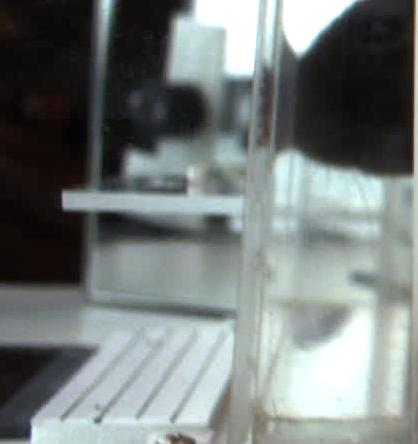
%> input picture test.jpg, 418 x 444 px
$ octave colorMask.m   (GNU Octave 9; MATLAB toolbox functions it lacks are replaced by stand-ins)
%> lines starting %> are read from the running program, lines starting %| are printed output that depends on the picture; in (x1, y1, x2, y2) boxes, pixels count from 0 and x2, y2 are one past the last pixel; in counts of white or black regions, pixels touching at a corner belong together; the program's own positions count from 1
image = imread('test.jpg');
%> image is the input picture: size 444x418x3 uint8; mean R, G, B 117.4, 124.1, 122.8
hsv = rgb2hsv(image);
%> hsv: size 444x418x3 double; mean H, S, V 0.388, 0.127, 0.495

h = hsv(:,:,1);
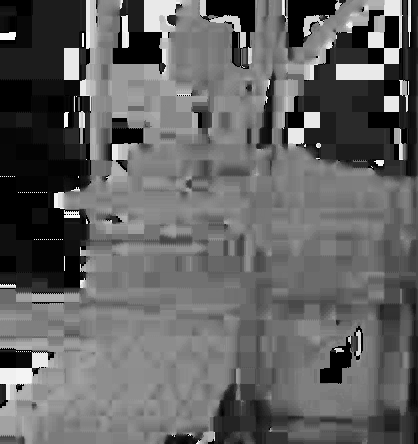
%> h: size 444x418 double; min 0, max 0.983, mean 0.388
s = hsv(:,:,2);
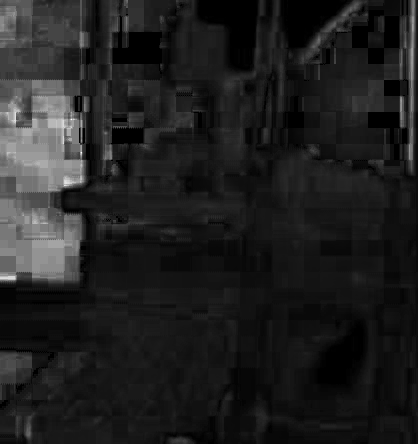
%> s: size 444x418 double; min 0, max 1, mean 0.127
v = hsv(:,:,3);
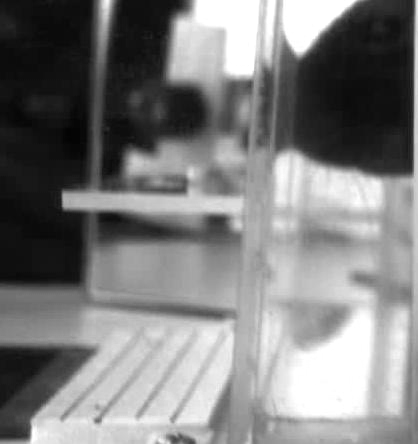
%> v: size 444x418 double; min 0.0118, max 1, mean 0.495

h(h < .208 | h > .2638) = 0;
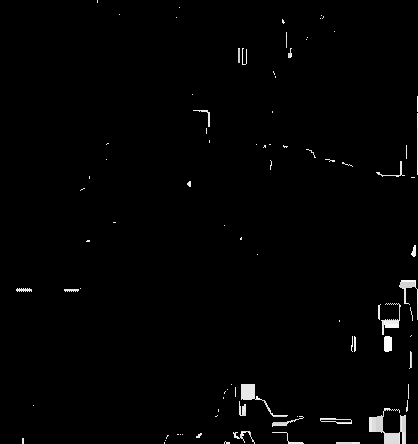
%> h: size 444x418 double; min 0, max 0.256, mean 0.00331; drawn with min black and max white
h(s < .175 | s > .5) = 0;
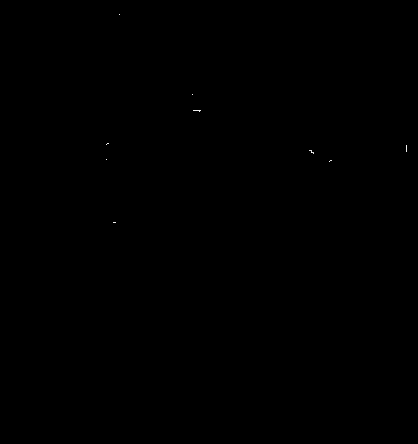
%> h: size 444x418 double; 1.41% of pixels changed, all inside (x1, y1, x2, y2) = (16, 0, 418, 444); drawn with min black and max white
h(v < .1888 | v > .5) = 0;
%> h: size 444x418 double; 0.02% of pixels changed, all inside (x1, y1, x2, y2) = (106, 14, 407, 223)
%imshow(h)

%h = imopen(h, strel('disk', 1, 0));
h = imclose(h, strel('disk', 1, 0));
h = imfill(h, 'holes');
h = imdilate(h, strel('disk', 3, 0));
imshow(h)
mask = logical(h);
%> mask: size 444x418 logical; 0.05% white; 2 white regions, box (x1, y1, x2, y2) and area: (306, 147, 317, 157) 64, (326, 158, 333, 165) 29
%imshow(edge(mask, 'sobel'));
%imshow(mask);

$ run again, with R0000_120.jpg copied over test.jpg
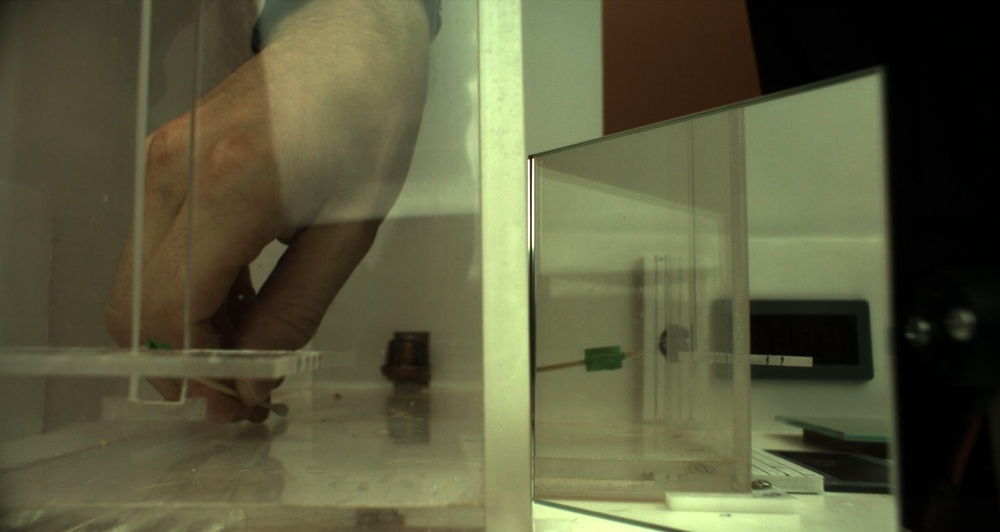
%> input picture R0000_120.jpg, 1000 x 532 px, shrunk from 2040 x 1086 before the run
%> image is the input picture: size 532x1000x3 uint8; mean R, G, B 90.3, 90, 61.2
%> hsv: size 532x1000x3 double; mean H, S, V 0.152, 0.351, 0.368
%> `v = hsv(:,:,3);`:
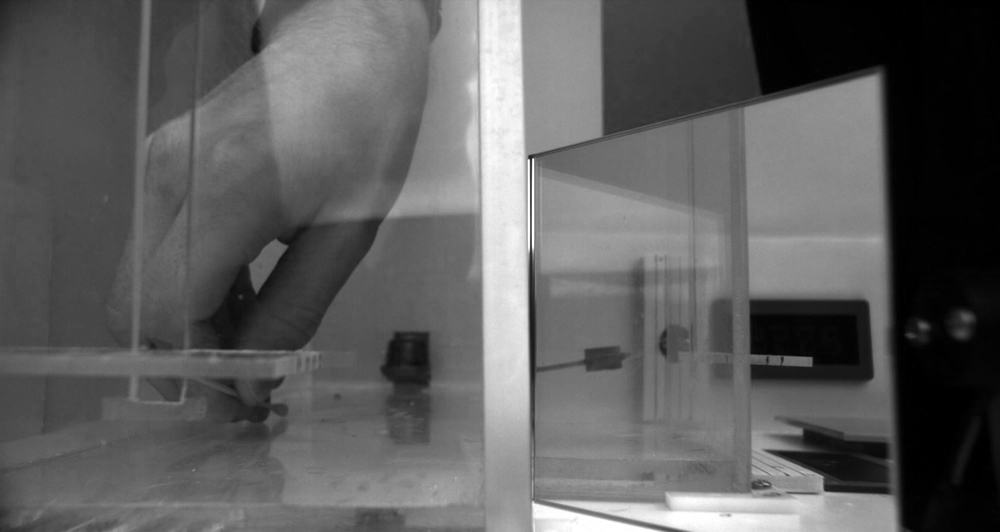
%> v: size 532x1000 double; min 0, max 1, mean 0.368
%> `mask = logical(h);`:
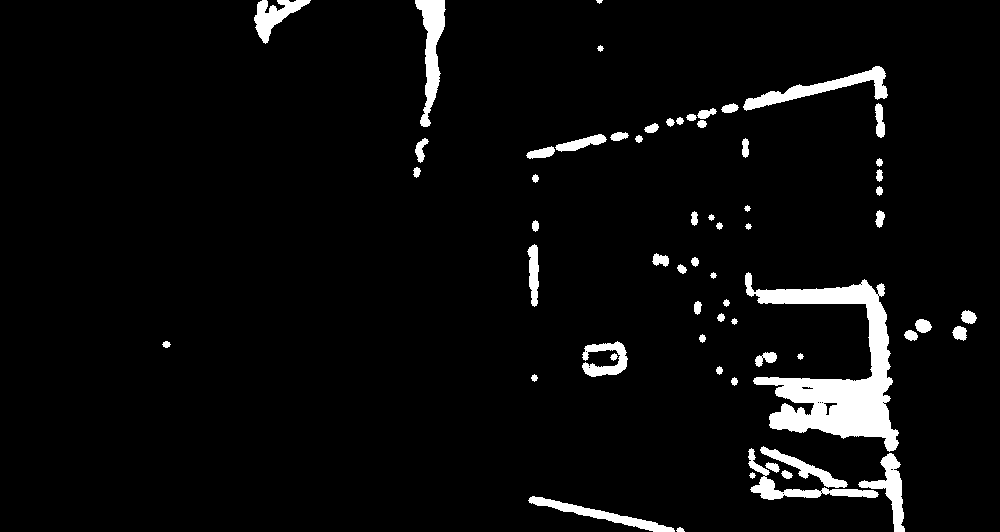
%> mask: size 532x1000 logical; 4.7% white; 62 white regions (1 under 20 px), largest, box (x1, y1, x2, y2) and area: (745, 272, 899, 452) 9863, (415, 0, 446, 127) 1778, (743, 66, 888, 111) 1740

$ run again, with R0000_180.jpg copied over test.jpg
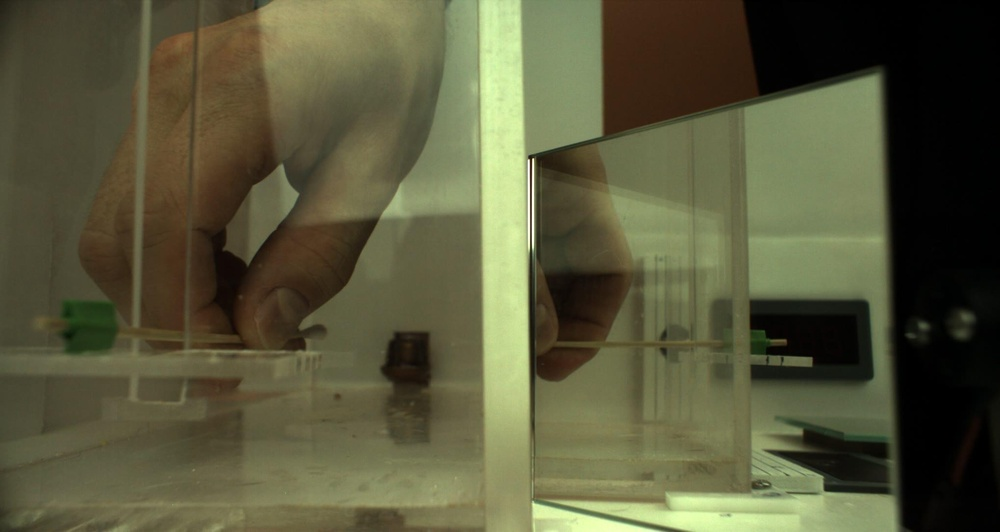
%> input picture R0000_180.jpg, 1000 x 532 px, shrunk from 2040 x 1086 before the run
%> image is the input picture: size 532x1000x3 uint8; mean R, G, B 88.1, 87.4, 59.2
%> hsv: size 532x1000x3 double; mean H, S, V 0.151, 0.357, 0.359
%> `v = hsv(:,:,3);`:
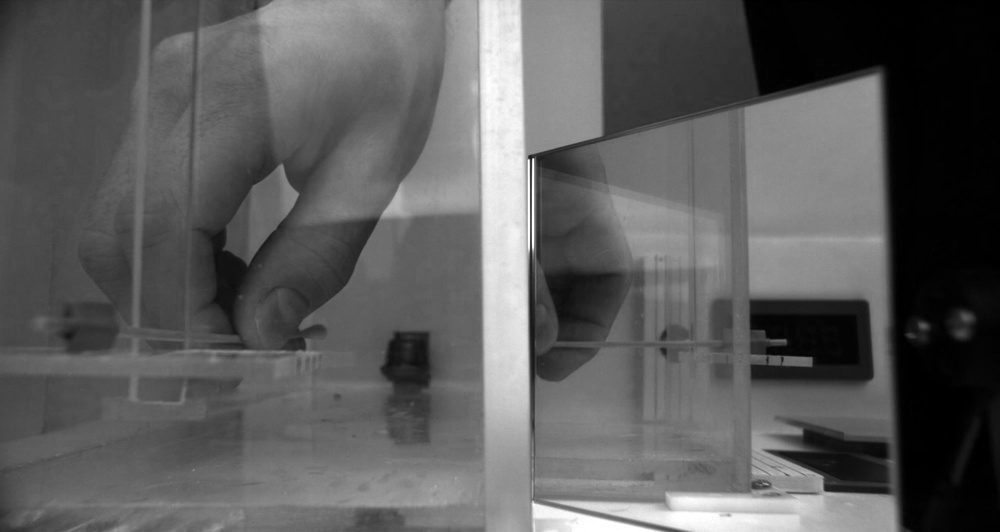
%> v: size 532x1000 double; min 0, max 1, mean 0.359
%> `mask = logical(h);`:
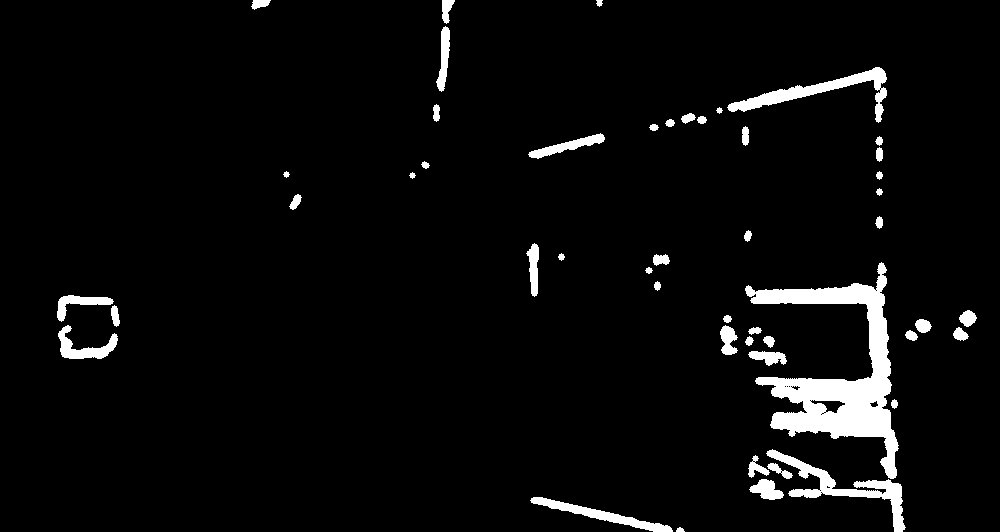
%> mask: size 532x1000 logical; 4.3% white; 49 white regions, largest, box (x1, y1, x2, y2) and area: (745, 262, 899, 479) 10191, (766, 449, 906, 532) 2261, (727, 67, 887, 123) 2014
